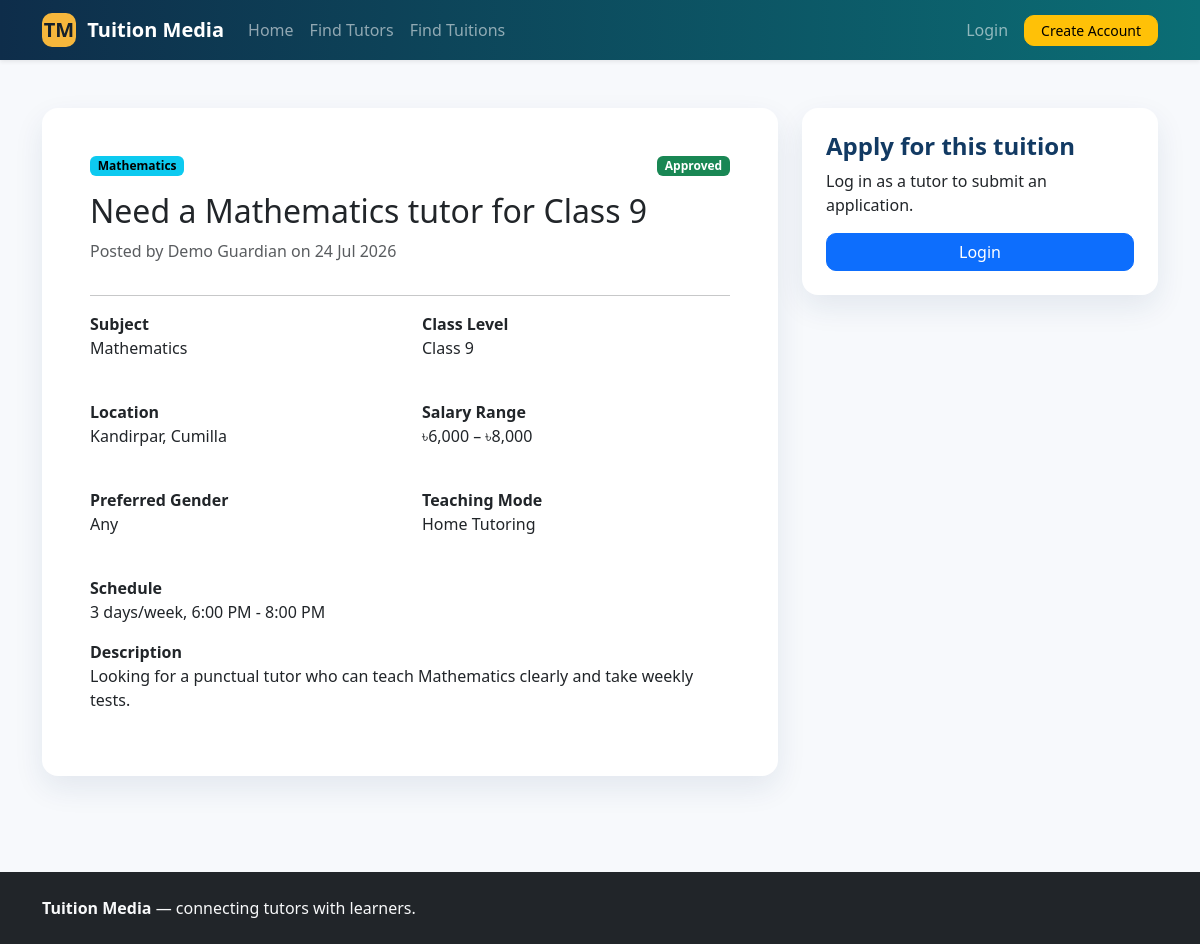
The page /tuition_view.php?id=1 on the database its author committed.
### tables this page shows
CREATE TABLE tuition_posts (
    id INT UNSIGNED AUTO_INCREMENT PRIMARY KEY,
    user_id INT UNSIGNED NOT NULL,
    title VARCHAR(180) NOT NULL,
    subject VARCHAR(120) NOT NULL,
    class_level VARCHAR(120) NOT NULL,
    location VARCHAR(180) NOT NULL,
    salary_min DECIMAL(10,2) DEFAULT 0,
    salary_max DECIMAL(10,2) DEFAULT 0,
    preferred_gender ENUM('Any','Male','Female') DEFAULT 'Any',
    teaching_mode ENUM('Home Tutoring','Online','Both') DEFAULT 'Home Tutoring',
    days_per_week TINYINT UNSIGNED DEFAULT 3,
    preferred_time VARCHAR(100) DEFAULT '',
    description TEXT,
    status ENUM('pending','approved','rejected','closed','cancelled') DEFAULT 'pending',
    created_at TIMESTAMP DEFAULT CURRENT_TIMESTAMP,
    updated_at TIMESTAMP DEFAULT CURRENT_TIMESTAMP ON UPDATE CURRENT_TIMESTAMP,
    INDEX idx_tuition_search(subject,class_level,location,status),
    INDEX idx_tuition_salary(salary_min,salary_max),
    CONSTRAINT fk_tuition_user FOREIGN KEY(user_id) REFERENCES users(id) ON DELETE CASCADE
);

CREATE TABLE users (
    id INT UNSIGNED AUTO_INCREMENT PRIMARY KEY,
    name VARCHAR(120) NOT NULL,
    email VARCHAR(160) NOT NULL UNIQUE,
    phone VARCHAR(30) DEFAULT NULL,
    password VARCHAR(255) NOT NULL,
    role ENUM('student','guardian','tutor','admin') NOT NULL,
    status ENUM('active','blocked') NOT NULL DEFAULT 'active',
    created_at TIMESTAMP DEFAULT CURRENT_TIMESTAMP,
    updated_at TIMESTAMP DEFAULT CURRENT_TIMESTAMP ON UPDATE CURRENT_TIMESTAMP
);

### tuition_view.php (the view, shortened to what this page needs)
<?php
require __DIR__ . '/includes/header.php';
$id = (int) ($_GET['id'] ?? 0);
$stmt = $pdo->prepare(
    'SELECT t.*, u.name, u.phone, u.email
     FROM tuition_posts t
     JOIN users u ON u.id = t.user_id
     WHERE t.id = ?'
);
$stmt->execute([$id]);
$p = $stmt->fetch();
$already = false;
?>
<div class="container py-5">
    <div class="row g-4">
        <div class="col-lg-8">
            <div class="card shadow-soft p-4 p-md-5">
                <div class="d-flex justify-content-between align-items-start">
                    <span class="badge text-bg-info">
                        <?= e($p['subject']) ?>
                    </span>
                    <?= status_badge($p['status']) ?>
                </div>
                <h1 class="h2 mt-3">
                    <?= e($p['title']) ?>
                </h1>
                <p class="text-muted">
                    Posted by <?= e($p['name']) ?>
                    on
                    <?= date('d M Y', strtotime($p['created_at'])) ?>
                </p>
                <hr>
                <div class="row g-4">
                    <div class="col-md-6">
                        <strong>Subject</strong>
                        <p><?= e($p['subject']) ?></p>
                    </div>
                    <div class="col-md-6">
                        <strong>Class Level</strong>
                        <p><?= e($p['class_level']) ?></p>
                    </div>
                    <div class="col-md-6">
                        <strong>Location</strong>
                        <p><?= e($p['location']) ?></p>
                    </div>
                    <div class="col-md-6">
                        <strong>Salary Range</strong>
                        <p>
                            ৳<?= number_format((float) $p['salary_min']) ?>
                            –
                            ৳<?= number_format((float) $p['salary_max']) ?>
                        </p>
                    </div>
                    <div class="col-md-6">
                        <strong>Preferred Gender</strong>
                        <p><?= e($p['preferred_gender']) ?></p>
                    </div>
                    <div class="col-md-6">
                        <strong>Teaching Mode</strong>
                        <p><?= e($p['teaching_mode']) ?></p>
                    </div>
                    <div class="col-md-6">
                        <strong>Schedule</strong>
                        <p>
                            <?= e((string) $p['days_per_week']) ?>
                            days/week,
                            <?= e($p['preferred_time']) ?>
                        </p>
                    </div>
                </div>
                <strong>Description</strong>
                <p>
                    <?= nl2br(e($p['description'])) ?>
                </p>
            </div>
        </div>
        <div class="col-lg-4">
            <div class="card shadow-soft p-4">
                <h4 class="section-title">
                    Apply for this tuition
                </h4>
                <?php if (!is_logged_in()): ?>
                    <p>
                        Log in as a tutor to submit an application.
                    </p>
                    <a
                        class="btn btn-primary"
                        href="<?= url('login.php') ?>"
                    >
                        Login
                    </a>
                <?php elseif (current_user()['role'] !== 'tutor'): ?>
                    <p class="text-muted">
                        Only tutor accounts can apply.
                    </p>
                <?php elseif ($p['status'] !== 'approved'): ?>
                    <p class="text-muted">
                        This post is not accepting applications.
                    </p>
                <?php endif; ?>
            </div>
        </div>
    </div>
</div>
<?php require __DIR__ . '/includes/footer.php'; ?>

### includes/functions.php (shortened to what this page needs)
<?php
function e(?string $value): string {
    return htmlspecialchars($value ?? '', ENT_QUOTES, 'UTF-8');
}
function url(string $path = ''): string {
    return BASE_URL . ($path ? '/' . ltrim($path, '/') : '');
}
function is_logged_in(): bool {
    return !empty($_SESSION['user']);
}
function status_badge(string $status): string {
    $class = match ($status) {
        'approved', 'accepted', 'active', 'closed', 'completed' => 'success',
        'pending' => 'warning',
        'rejected', 'blocked', 'withdrawn', 'cancelled' => 'danger',
        default => 'secondary',
    };
    return '<span class="badge text-bg-' . $class . '">' . e(ucfirst($status)) . '</span>';
}

### assets/css/style.css (style rules this page uses)
:root { --tm-primary: #123a63; --tm-secondary: #0b6e75; --tm-accent: #f6b73c; --tm-soft: #f5f8fc; }
body { background: #f7f9fc; color: #1d2a38; }
.section-title { color: var(--tm-primary); font-weight: 800; }
.card { border: 0; border-radius: 16px; }
.shadow-soft { box-shadow: 0 12px 30px rgba(18, 58, 99, 0.09); }
.btn { border-radius: 10px; }
.badge { font-weight: 600; }

### rows shown on the page
tuition_posts: subject "Mathematics", status "Approved", title "Need a Mathematics tutor for Class 9", user.name "Demo Guardian", created_at "24 Jul 2026", class_level "Class 9", location "Kandirpar, Cumilla", salary_min "6,000", salary_max "8,000", preferred_gender "Any", teaching_mode "Home Tutoring", days_per_week "3", preferred_time "6:00 PM - 8:00 PM", description "Looking for a punctual tutor who can teach Mathematics clearly and take weekly tests."
